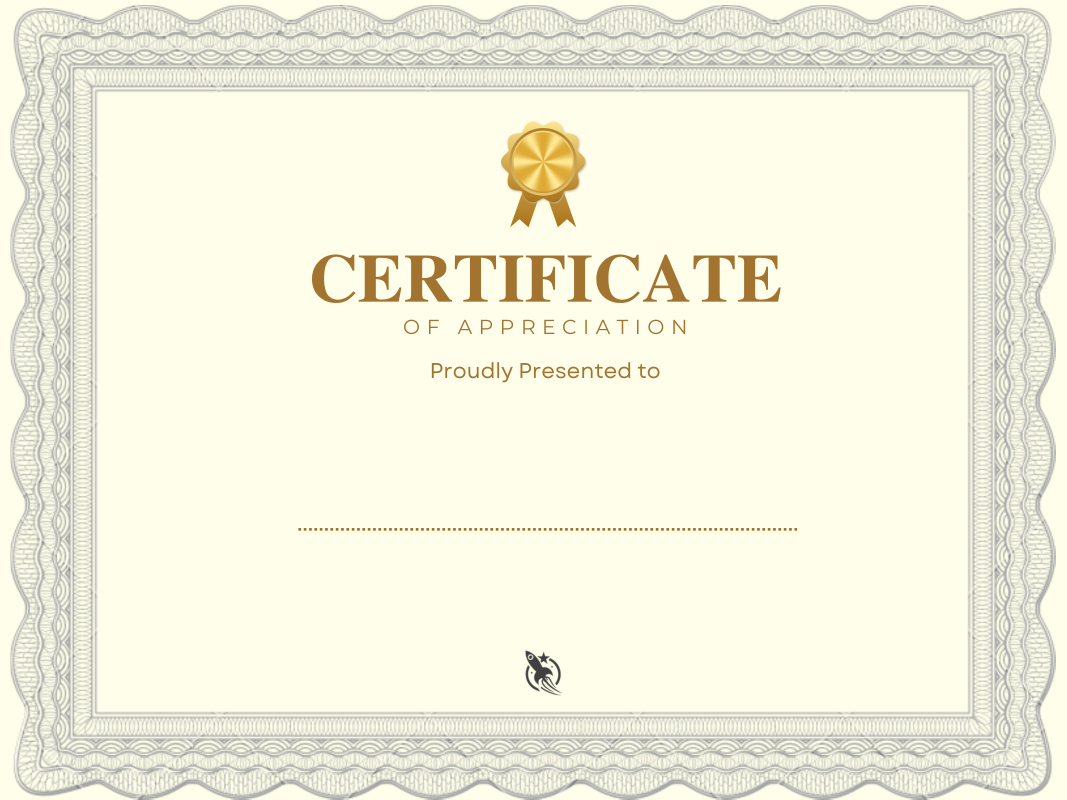
#> input picture assets/certificate_bg.png, 3200 x 2400 px, found by its file name (shown at 1/3 size)
$ python clean_certificate_bg.py assets/certificate_bg.png
#> lines starting #> are read from the running program, lines starting #| are printed output that depends on the picture; after the words box and inside, x2 and y2 are one past the last pixel; in counts of white or black regions, pixels touching at a corner belong together
### scripts/make_clean_medal.py
"""Draw a clean (watermark-free) gold rosette medal matching the certificate template's look.

The template's stock medal exports with a "Canva" watermark on this account, so the Canva step swaps
in this drawing (uploaded once to the club's Canva uploads; see config/canva_clean_assets.yaml).
usage: python scripts/make_clean_medal.py OUT.png [WIDTH]
"""
import math
import sys

import numpy as np
from PIL import Image, ImageDraw, ImageFilter

GOLD_DARK = np.array([168, 112, 22], float)
GOLD = np.array([222, 170, 52], float)
GOLD_LIGHT = np.array([255, 233, 150], float)


def _mix(a, b, t):
    return a + (b - a) * t[..., None]


def conic(w, h, cx, cy, rays=6):
    y, x = np.mgrid[0:h, 0:w]
    ang = np.arctan2(y - cy, x - cx)
    t = (np.cos(ang * rays) + 1) / 2          # alternating light/dark rays like brushed gold
    t = t ** 1.6
    return _mix(GOLD, GOLD_LIGHT, t)


def linear(w, h, top, bottom):
    t = np.linspace(0, 1, h)[:, None].repeat(w, 1)
    return _mix(top, bottom, t)


def star_points(cx, cy, r_out, r_in, n=10):
    pts = []
    for i in range(n * 2 * 6):
        a = -math.pi / 2 + i * math.pi / (n * 6)
        # smooth scallop between tips
        k = (math.cos(a * n) + 1) / 2
        r = r_in + (r_out - r_in) * k ** 0.7
        pts.append((cx + r * math.cos(a), cy + r * math.sin(a)))
    return pts


def draw(width=800):
    S = 3
    W, H = width * S, int(width * 1.25) * S
    cx, cy = W / 2, H * 0.40
    R = W * 0.46
    canvas = Image.new("RGBA", (W, H), (0, 0, 0, 0))

    # ribbons (behind the rosette)
    rib = Image.new("L", (W, H), 0)
    d = ImageDraw.Draw(rib)
    bw = W * 0.20
    for side in (-1, 1):
        x0 = cx + side * W * 0.10
        top = cy + R * 0.55
        bot = H * 0.97
        x1 = x0 + side * W * 0.16
        poly = [(x0 - bw / 2, top), (x0 + bw / 2, top), (x1 + bw / 2, bot),
                (x1, bot - H * 0.07), (x1 - bw / 2, bot)]
        d.polygon(poly, fill=255)
    ribbon_col = Image.fromarray(linear(W, H, GOLD_LIGHT * 0.95, GOLD_DARK).astype("uint8"))
    canvas.paste(ribbon_col, (0, 0), rib)

    # scalloped rosette
    ros = Image.new("L", (W, H), 0)
    ImageDraw.Draw(ros).polygon(star_points(cx, cy, R, R * 0.86), fill=255)
    ros_col = Image.fromarray(_mix(GOLD_LIGHT, GOLD_DARK, np.clip(
        (np.mgrid[0:H, 0:W][0] - (cy - R)) / (2 * R), 0, 1)).astype("uint8"))
    shadow = Image.new("RGBA", (W, H), (120, 80, 10, 90))
    canvas.paste(shadow, (int(W * 0.006), int(W * 0.01)), ros.filter(ImageFilter.GaussianBlur(W * 0.01)))
    canvas.paste(ros_col, (0, 0), ros)

    # outer ring + inner brushed disc
    def disc(r, img):
        m = Image.new("L", (W, H), 0)
        ImageDraw.Draw(m).ellipse((cx - r, cy - r, cx + r, cy + r), fill=255)
        canvas.paste(img, (0, 0), m)
    disc(R * 0.80, Image.fromarray(linear(W, H, GOLD_DARK, GOLD_LIGHT).astype("uint8")))
    disc(R * 0.74, Image.fromarray(linear(W, H, GOLD_LIGHT, GOLD_DARK).astype("uint8")))
    disc(R * 0.70, Image.fromarray(conic(W, H, cx, cy).astype("uint8")))

    return canvas.resize((width, int(width * 1.25)), Image.LANCZOS)


# [5 lines that do not run on import are left out]

### scripts/clean_certificate_bg.py
"""Replace the watermarked Canva medal in assets/certificate_bg.png with the clean redraw.

The background was exported from a copy of DAGzIgWU-E4 (400x300 design units); the medal box there is
left 186.48, top 43.52, 34.37 x 42.96. Back the file up before running (done by the caller).
usage: python scripts/clean_certificate_bg.py assets/certificate_bg.png
"""
import sys
from pathlib import Path

from PIL import Image

sys.path.insert(0, str(Path(__file__).resolve().parent))
from make_clean_medal import draw  # noqa: E402

BOX = (186.48, 43.52, 34.37, 42.96)


def clean(path: Path) -> None:
    im = Image.open(path).convert("RGB")
#> im is the input picture: PIL image 3200x2400 RGB; mean R, G, B 243.1, 241.3, 222.6
    s = im.width / 400
#> s = 8
    l, t, w, h = (round(v * s) for v in BOX)
#> l = 1492; t = 348; w = 275; h = 344
    pad = round(4 * s)
#> pad = 32
    bg = im.getpixel((l - pad - 5, t + h // 2))
#> bg = (255, 254, 234)
    patch = Image.new("RGB", (w + 2 * pad, h + 2 * pad), bg)
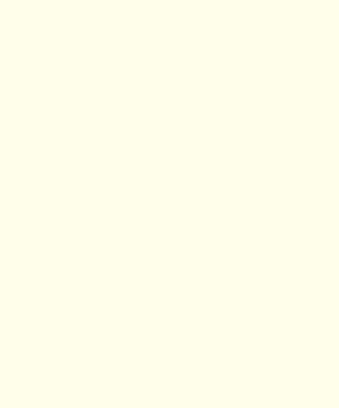
#> patch: PIL image 339x408 RGB; mean R, G, B 255, 254, 234
    im.paste(patch, (l - pad, t - pad))
    medal = draw(800).resize((w, h), Image.LANCZOS)
#> in draw, `canvas = Image.new("RGBA", (W, H), (0, 0, 0, 0))`: canvas: PIL image 2400x3000 RGBA; every value is 0
#> in draw, `rib = Image.new("L", (W, H), 0)`: rib: PIL image 2400x3000 L; every value is 0
#> in draw, `ImageDraw.Draw(ros).polygon(star_points(cx, cy, R, R * 0.86), fill=255)`:
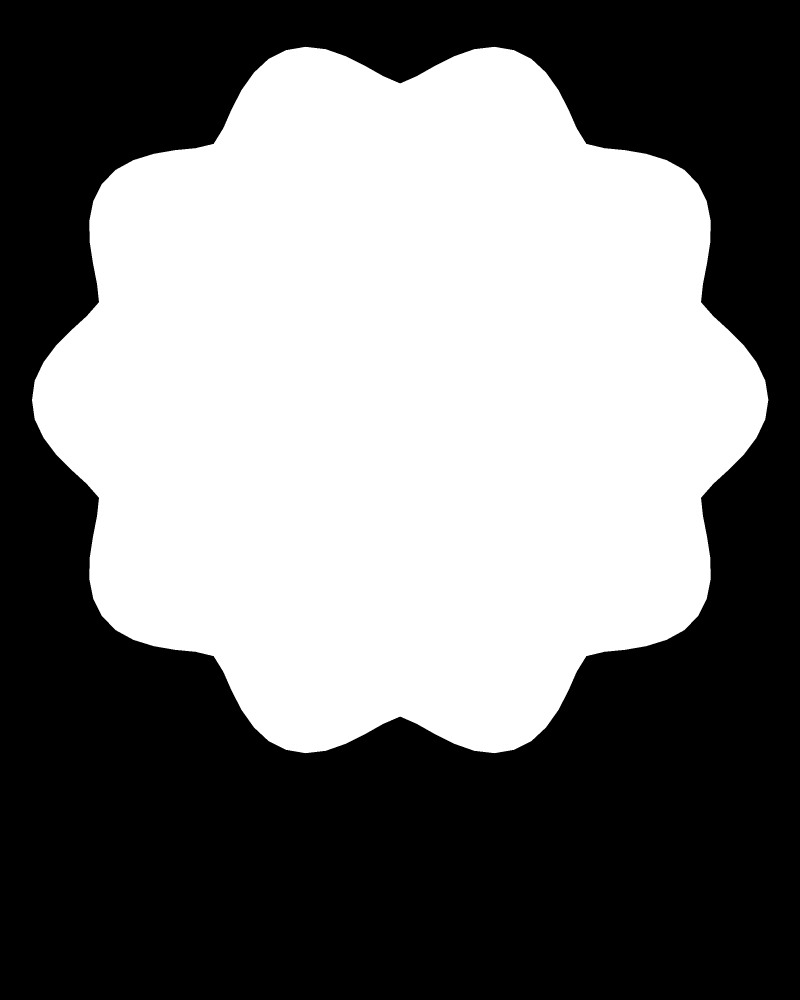
#> ros: PIL image 2400x3000 L (shown at 1/3 size); 47.1% white; 1 white region, box (x1, y1, x2, y2) and area: (96, 140, 2305, 2260) 3388829
#> in draw, `ros_col = Image.fromarray(_mix(GOLD_LIGHT, GOLD_DARK, np.clip( (np.mgr..`:
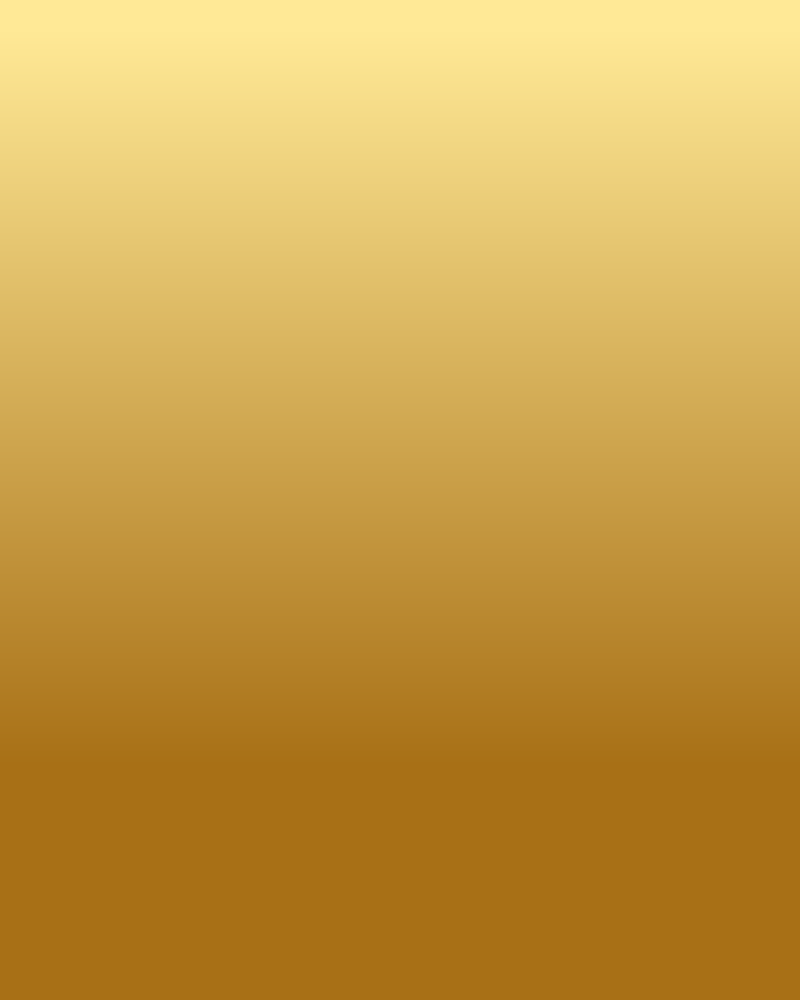
#> ros_col: PIL image 2400x3000 RGB (shown at 1/3 size); mean R, G, B 202.4, 160.1, 72.9
#> in draw, `shadow = Image.new("RGBA", (W, H), (120, 80, 10, 90))`:
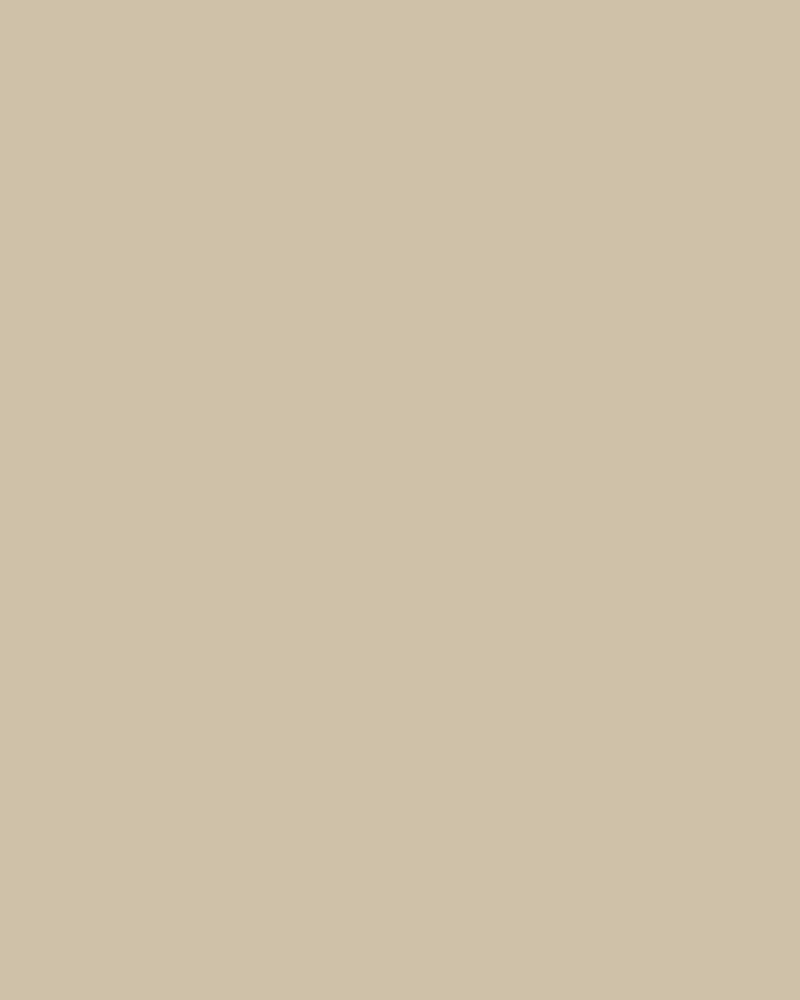
#> shadow: PIL image 2400x3000 RGBA (shown at 1/3 size); mean R, G, B, A 120, 80, 10, 90; transparent parts drawn white
#> in disc, `ImageDraw.Draw(m).ellipse((cx - r, cy - r, cx + r, cy + r), fill=255)`: m: PIL image 2400x3000 L; 34.1% white; 1 white region, box (x1, y1, x2, y2) and area: (316, 316, 2084, 2084) 2454724
#> in disc (call 2), `ImageDraw.Draw(m).ellipse((cx - r, cy - r, cx + r, cy + r), fill=255)`: m: PIL image 2400x3000 L; 29.1% white; 1 white region, box (x1, y1, x2, y2) and area: (383, 383, 2017, 2017) 2096744
#> call 3 of disc, with r = 772.8
#> in disc (call 3), `ImageDraw.Draw(m).ellipse((cx - r, cy - r, cx + r, cy + r), fill=255)`: m: PIL image 2400x3000 L; 26.1% white; 1 white region, box (x1, y1, x2, y2) and area: (427, 427, 1973, 1973) 1876888
#> in disc (call 3), `canvas.paste(img, (0, 0), m)`:
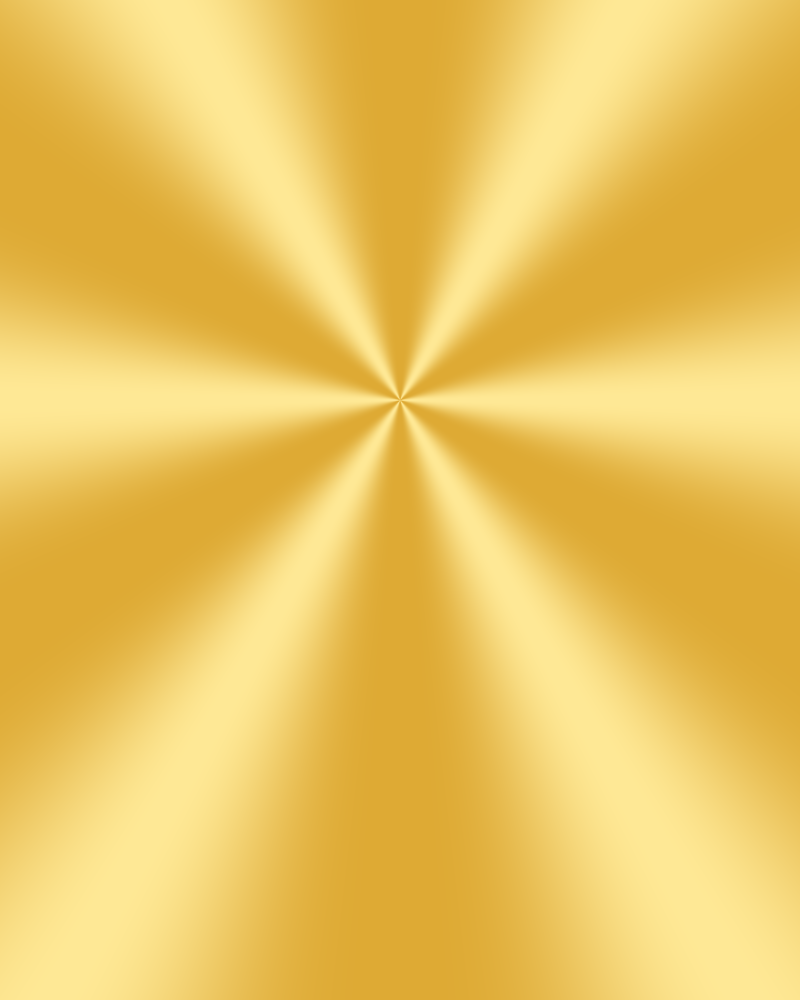
#> img: PIL image 2400x3000 RGB (shown at 1/3 size); mean R, G, B 236.1, 197.3, 94.7
#> in draw, `return canvas.resize((width, int(width * 1.25)), Image.LANCZOS)`:
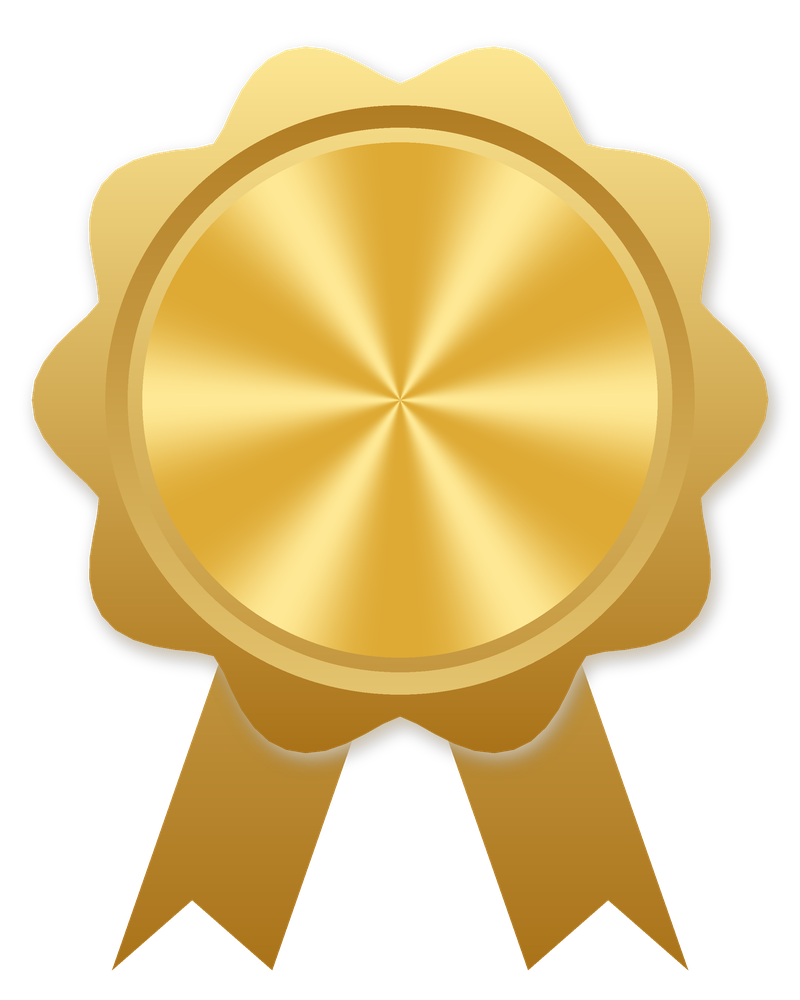
#> returned value: PIL image 800x1000 RGBA; mean R, G, B, A 122, 98.7, 45.3, 141.5; transparent parts drawn white
    im.paste(medal, (l, t), medal)
    im.save(path)


if __name__ == "__main__":
    clean(Path(sys.argv[1]))
    print("cleaned", sys.argv[1])
